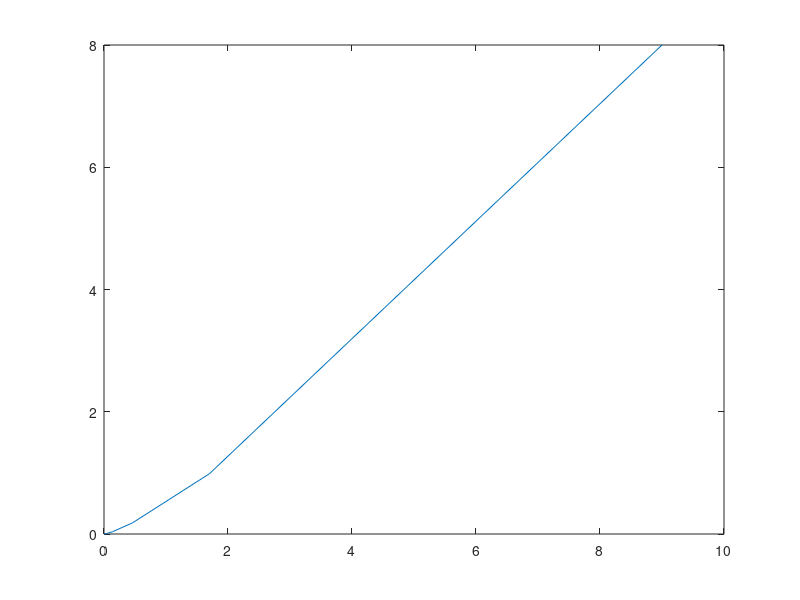
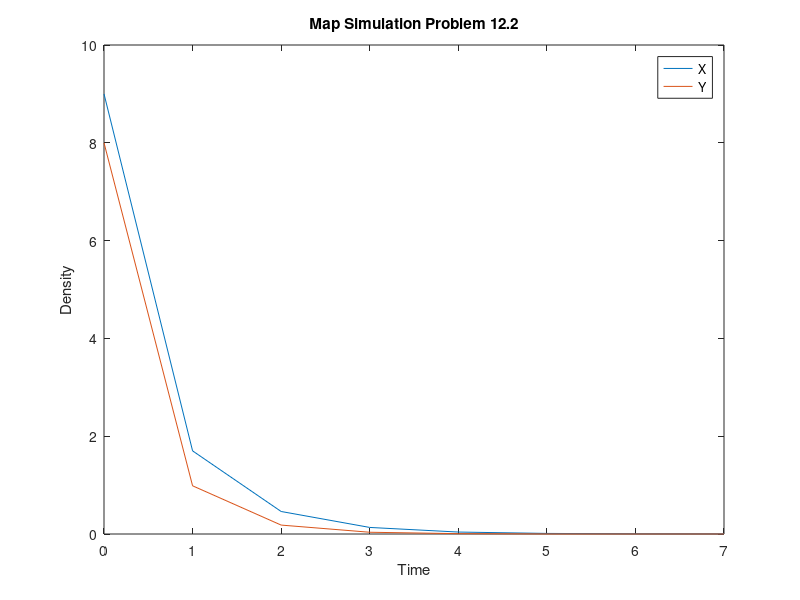

Here is the MATLAB script that generated these plots, in order:
clear all
X=9;
Y=8;
gamma1=0.3;
gamma2=0.2;
a1=0.06;
a2=0.07;
alpha=0.1;
r=8;
for n=1:r-1
X(n+1)=(gamma1.*X(n))./(1+a1.*(X(n)+alpha.*Y(n)))
Y(n+1)=(gamma2.*Y(n))./(1+a2.*(Y(n)+alpha.*X(n)))
end

t=0:1:7
figure(1)
plot(X,Y)

figure(2)
plot(t,X)
xlabel('Time'), ylabel('Density'), title('Map Simulation Problem 12.2')
hold on
plot(t,Y)
legend('X','Y')

